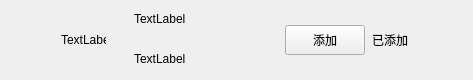
<?xml version="1.0" encoding="UTF-8"?>
<ui version="4.0">
 <class>ApplyFriendItem</class>
 <widget class="QWidget" name="ApplyFriendItem">
  <property name="geometry">
   <rect>
    <x>0</x>
    <y>0</y>
    <width>473</width>
    <height>80</height>
   </rect>
  </property>
  <property name="maximumSize">
   <size>
    <width>16777215</width>
    <height>80</height>
   </size>
  </property>
  <property name="windowTitle">
   <string>Form</string>
  </property>
  <layout class="QHBoxLayout" name="horizontalLayout">
   <property name="topMargin">
    <number>0</number>
   </property>
   <property name="rightMargin">
    <number>0</number>
   </property>
   <property name="bottomMargin">
    <number>0</number>
   </property>
   <item>
    <spacer name="horizontalSpacer">
     <property name="orientation">
      <enum>Qt::Horizontal</enum>
     </property>
     <property name="sizeType">
      <enum>QSizePolicy::Fixed</enum>
     </property>
     <property name="sizeHint" stdset="0">
      <size>
       <width>50</width>
       <height>20</height>
      </size>
     </property>
    </spacer>
   </item>
   <item>
    <widget class="QLabel" name="icon_lb">
     <property name="minimumSize">
      <size>
       <width>45</width>
       <height>45</height>
      </size>
     </property>
     <property name="maximumSize">
      <size>
       <width>45</width>
       <height>45</height>
      </size>
     </property>
     <property name="text">
      <string>TextLabel</string>
     </property>
    </widget>
   </item>
   <item>
    <widget class="QWidget" name="widget" native="true">
     <layout class="QHBoxLayout" name="horizontalLayout_2">
      <property name="spacing">
       <number>7</number>
      </property>
      <property name="leftMargin">
       <number>11</number>
      </property>
      <property name="topMargin">
       <number>2</number>
      </property>
      <property name="rightMargin">
       <number>11</number>
      </property>
      <property name="bottomMargin">
       <number>2</number>
      </property>
      <item>
       <widget class="QWidget" name="widget_2" native="true">
        <layout class="QVBoxLayout" name="verticalLayout">
         <property name="spacing">
          <number>10</number>
         </property>
         <property name="leftMargin">
          <number>11</number>
         </property>
         <property name="topMargin">
          <number>2</number>
         </property>
         <property name="rightMargin">
          <number>11</number>
         </property>
         <property name="bottomMargin">
          <number>2</number>
         </property>
         <item>
          <widget class="QLabel" name="user_name_lb">
           <property name="minimumSize">
            <size>
             <width>100</width>
             <height>30</height>
            </size>
           </property>
           <property name="maximumSize">
            <size>
             <width>200</width>
             <height>30</height>
            </size>
           </property>
           <property name="text">
            <string>TextLabel</string>
           </property>
          </widget>
         </item>
         <item>
          <widget class="QLabel" name="user_chat_lb">
           <property name="minimumSize">
            <size>
             <width>100</width>
             <height>30</height>
            </size>
           </property>
           <property name="maximumSize">
            <size>
             <width>200</width>
             <height>30</height>
            </size>
           </property>
           <property name="text">
            <string>TextLabel</string>
           </property>
          </widget>
         </item>
        </layout>
       </widget>
      </item>
      <item>
       <spacer name="horizontalSpacer_3">
        <property name="orientation">
         <enum>Qt::Horizontal</enum>
        </property>
        <property name="sizeHint" stdset="0">
         <size>
          <width>40</width>
          <height>20</height>
         </size>
        </property>
       </spacer>
      </item>
      <item>
       <widget class="ClickedBtn" name="addBtn">
        <property name="minimumSize">
         <size>
          <width>80</width>
          <height>30</height>
         </size>
        </property>
        <property name="maximumSize">
         <size>
          <width>80</width>
          <height>30</height>
         </size>
        </property>
        <property name="text">
         <string>添加</string>
        </property>
       </widget>
      </item>
      <item>
       <widget class="QLabel" name="already_add_lb">
        <property name="minimumSize">
         <size>
          <width>40</width>
          <height>0</height>
         </size>
        </property>
        <property name="text">
         <string>已添加</string>
        </property>
       </widget>
      </item>
      <item>
       <spacer name="horizontalSpacer_2">
        <property name="orientation">
         <enum>Qt::Horizontal</enum>
        </property>
        <property name="sizeType">
         <enum>QSizePolicy::Fixed</enum>
        </property>
        <property name="sizeHint" stdset="0">
         <size>
          <width>50</width>
          <height>20</height>
         </size>
        </property>
       </spacer>
      </item>
     </layout>
    </widget>
   </item>
  </layout>
 </widget>
 <customwidgets>
  <customwidget>
   <class>ClickedBtn</class>
   <extends>QPushButton</extends>
   <header location="global">clickedbtn.h</header>
  </customwidget>
 </customwidgets>
 <resources/>
 <connections/>
</ui>
